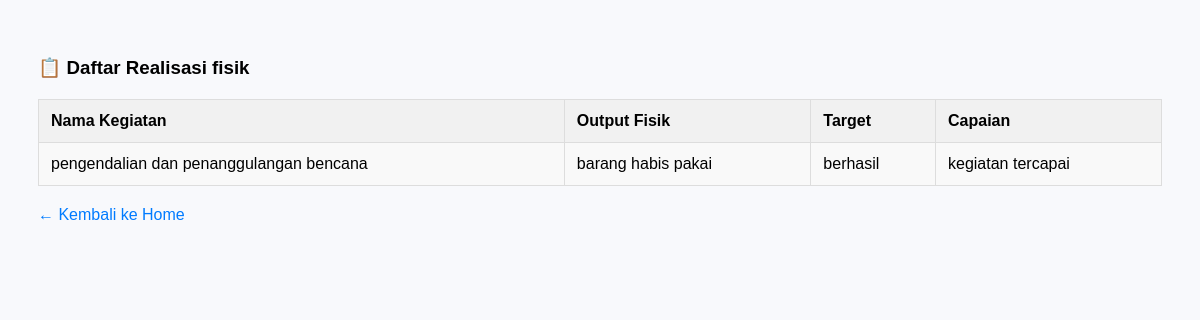
The page /lihat_realisasi_fisik.php (signed in) on the database its author committed.
### tables this page shows
CREATE TABLE `realisasi_fisik` (
  `id` int(11) NOT NULL,
  `nama_kegiatan` varchar(64) NOT NULL,
  `output_fisik` varchar(54) NOT NULL,
  `target_kinerja` varchar(47) NOT NULL,
  `capaian_kinerja` text NOT NULL,
  `status_approve` varchar(20) DEFAULT 'pending'
);

### lihat_realisasi_fisik.php (the view, shortened to what this page needs)
<?php
$printMode = basename($_SERVER['PHP_SELF']) === 'cetak_semua_laporan.php';
$koneksi = new mysqli("localhost", "root", "", "dinas_pertanian");
$query = "SELECT * FROM realisasi_fisik";
$result = $koneksi->query($query);
?>
<!DOCTYPE html>
<html lang="id">
<head>
</head>
<body>
  <?php if (!$printMode): ?>
  <h3>📋 Daftar Realisasi fisik</h3>
<?php endif; ?>
  <table>
    <tr>
      <th>Nama Kegiatan</th>
      <th>Output Fisik</th>
      <th>Target</th>
      <th>Capaian</th>
    </tr>
    <?php while ($row = $result->fetch_assoc()) : ?>
      <tr>
        <td><?= htmlspecialchars($row['nama_kegiatan']) ?></td>
        <td><?= htmlspecialchars($row['output_fisik']) ?></td>
        <td><?= htmlspecialchars($row['target_kinerja']) ?></td>
        <td><?= htmlspecialchars($row['capaian_kinerja']) ?></td>
      </tr>
    <?php endwhile; ?>
  </table>
  <?php if (!$printMode): ?>
  <a href="home_karyawan.php" class="back-link">← Kembali ke Home</a>
<?php endif; ?>
</body>
</html>

### lihat_realisasi_fisik.php (style rules this page uses)
body { font-family: Arial, sans-serif; padding: 30px; background-color: #f8f9fc; }
table { width: 100%; border-collapse: collapse; margin-top: 20px; background-color: #fff; }
th, td { padding: 12px; border: 1px solid #ddd; text-align: left; }
th { background-color: #f1f1f1; font-weight: bold; }
tr:nth-child(even) { background-color: #f9f9f9; }
.back-link { margin-top: 20px; display: inline-block; text-decoration: none; color: #007bff; }

### rows shown on the page
realisasi_fisik: nama_kegiatan "pengendalian dan penanggulangan bencana", output_fisik "barang habis pakai", target_kinerja "berhasil", capaian_kinerja "kegiatan tercapai"
